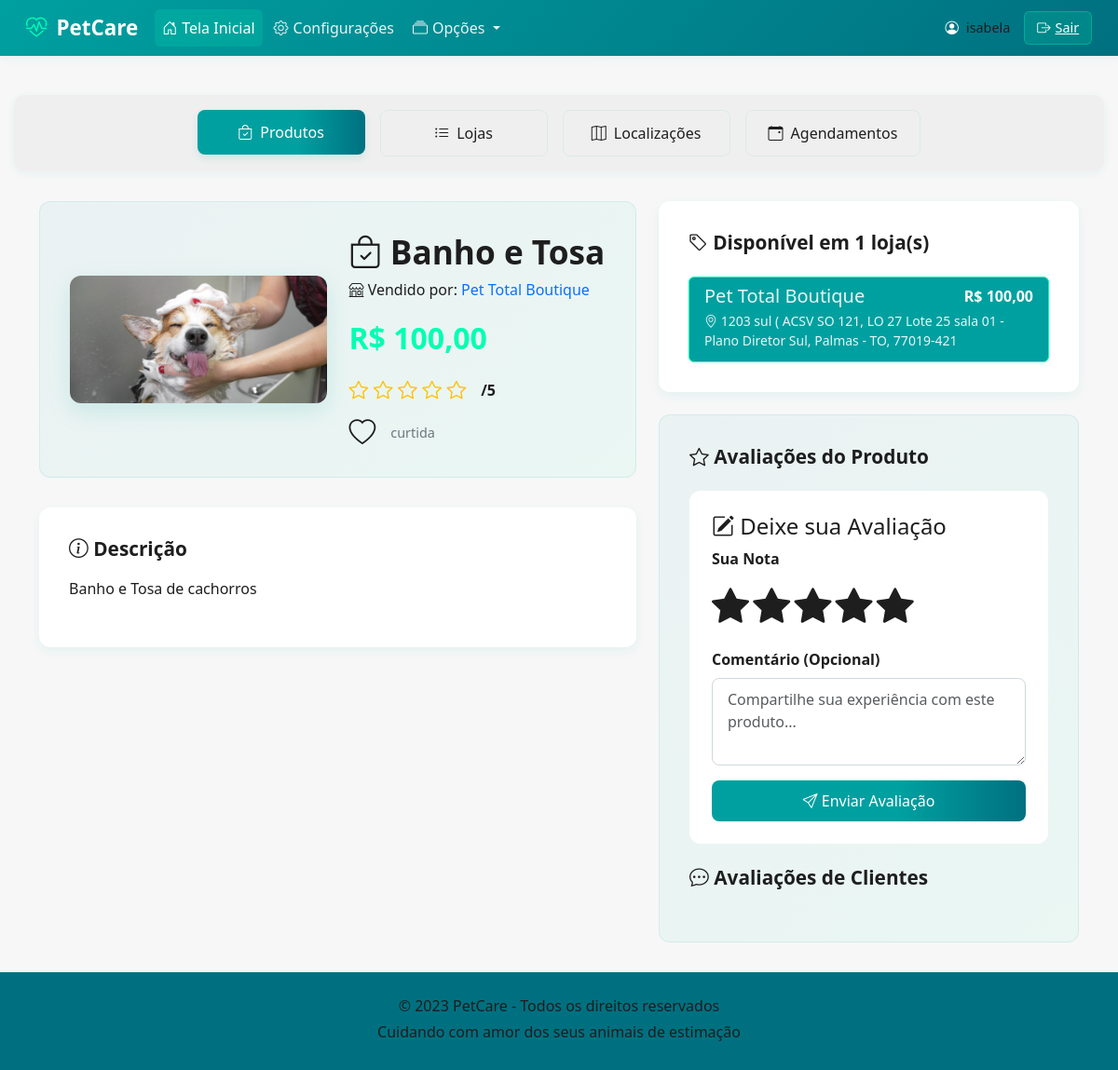
Screenshot of /produto/9/ (signed in) with the database file from the repository.
### produto/models.py (models this page shows, shortened)
class Produto(models.Model):
    loja = models.ForeignKey(Loja, on_delete=models.CASCADE, related_name='produtos')
    categoria = models.ForeignKey(Categoria, on_delete=models.SET_NULL, null=True, blank=True, related_name='produtos')
    nome = models.CharField(max_length=200)
    descricao = models.TextField(blank=True, null=True)
    preco = models.DecimalField(max_digits=10, decimal_places=2)
    estoque = models.PositiveIntegerField(default=0, help_text="Quantidade em estoque. Para serviços, pode ser 0.")
    disponivel = models.BooleanField(default=True)
    animal_destino = models.CharField(max_length=10, choices=ANIMAL_CHOICES, default='TODOS')
    porte_animal = models.CharField(max_length=10, choices=PORTE_CHOICES, default='TODOS', blank=True)
    idade_animal = models.CharField(max_length=10, choices=IDADE_CHOICES, default='TODOS', blank=True)
    foto = models.ImageField(
        upload_to='produtos_fotos/',
        blank=True,
        null=True,
        verbose_name="Foto do Produto"
    )
    class Meta:
        verbose_name = "Produto"
        verbose_name_plural = "Produtos"

### loja/models.py (models this page shows, shortened)
class Loja(models.Model):
    nome = models.CharField(max_length=100)
    endereco = models.CharField(max_length=255)
    telefone = models.CharField(max_length=20)
    horario_abertura = models.TimeField(default=time(9, 0))
    horario_fechamento = models.TimeField(default=time(18, 0))
    atendimento_emergencia = models.BooleanField(
        default=False,
        verbose_name="Atende Emergências (24h)"
    )
    descricao = models.TextField(
        blank=True,
        null=True,
        verbose_name="Descrição",
        help_text="Fale um pouco sobre a loja, seus serviços e diferenciais."
    )
    email = models.EmailField()
    website = models.URLField(blank=True, null=True)
    foto = models.ImageField(
        upload_to='loja/fotos/',
        blank=True,
        null=True,
        verbose_name="Foto da Loja"
    )
    avaliacao_media = models.FloatField(default=0)
    favoritada_por = models.ManyToManyField(User, related_name='lojas_favoritadas', blank=True)

### produto/views.py (the view)
# urls.py: path('<int:pk>/', ProdutoDetailView.as_view(), name='produto_detail'),
class ProdutoDetailView(LoginRequiredMixin, DetailView):
    model = Produto
    template_name = 'produto/produto_detail.html'
    context_object_name = 'produto'
    login_url = reverse_lazy('login')
    def get_context_data(self, **kwargs):
        context = super().get_context_data(**kwargs)
        produto_selecionado = self.get_object()
        ofertas = Produto.objects.filter(nome__iexact=produto_selecionado.nome, disponivel=True).order_by('preco')
        context['ofertas'] = ofertas
        return context

### templates/produto/produto_detail.html (shortened to what this page needs)
{% extends 'base.html' %}
{% load static %}
{% block css_local %}
<link href="{% static 'css/produto_form.css' %}" rel="stylesheet">
{% endblock %}
{% block conteudo %}
<div class="container mt-4">
    <div class="row g-4">
        <div class="col-lg-7">
            <div class="produto-header">
                <div class="row g-4 align-items-center">
                    <div class="col-md-6">
                        {% if produto.foto %}
                            <img src="{{ MEDIA_URL }}{{ produto.foto }}" class="produto-detail-img" alt="{{ produto.nome }}">
                        {% endif %}
                    </div>
                    <div class="col-md-6">
                        <h1><i class="bi bi-bag-check"></i> {{ produto.nome }}</h1>
                        <p class="loja-info">
                            <i class="bi bi-shop"></i>
                            Vendido por: <a href="{% url 'loja:loja_detail' produto.loja.pk %}" class="text-decoration-none">{{ produto.loja.nome }}</a>
                        </p>
                        <div class="preco-principal">R$ {{ produto.preco|floatformat:2 }}</div>
                        <div class="rating-section">
                            <div class="stars">
                                {% for i in "12345" %}
                                    {% if forloop.counter <= produto.avaliacao_media %}
                                        <i class="bi bi-star-fill text-warning"></i>
                                    {% elif forloop.counter|add:"-1" < produto.avaliacao_media %}
                                        <i class="bi bi-star-half text-warning"></i>
                                    {% else %}
                                        <i class="bi bi-star text-warning"></i>
                                    {% endif %}
                                {% endfor %}
                            </div>
                            <span class="valor">{{ produto.avaliacao_media|floatformat:1 }}/5</span>
                        </div>
                        {% if user.is_authenticated %}
                        <div class="curtidas-info">
                            <button type="button" class="btn-curtir-produto {% if curtido %}curtido{% endif %}"
                                    data-url="{% url 'produto:curtir' produto.id %}"
                                    data-csrf="{{ csrf_token }}"
                                    data-count-target="curtidas-count-{{ produto.id }}"
                                    title="Curtir produto">
                                <i class="bi {% if curtido %}bi-heart-fill{% else %}bi-heart{% endif %}"></i>
                            </button>
                            <span id="curtidas-count-{{ produto.id }}">{{ produto.curtido_por.count }}</span> curtida{{ produto.curtido_por.count|pluralize }}
                        </div>
                        {% endif %}
                    </div>
                </div>
            </div>
            <div class="descricao-section mt-4">
                <h3><i class="bi bi-info-circle"></i> Descrição</h3>
                <p>{{ produto.descricao|default:"Este produto não possui uma descrição detalhada." }}</p>
            </div>
        </div>
        <div class="col-lg-5">
            <div class="ofertas-section">
                <h3><i class="bi bi-tag"></i> Disponível em {{ ofertas.count }} loja(s)</h3>
                <div class="list-group">
                    {% for oferta in ofertas %}
                    <a href="{% url 'produto:produto_detail' pk=oferta.pk %}" class="list-group-item list-group-item-action {% if oferta.pk == produto.pk %}active{% endif %}">
                        <div class="d-flex w-100 justify-content-between">
                            <h5 class="mb-1 loja-nome">{{ oferta.loja.nome }}</h5>
                            <strong class="preco-oferta">R$ {{ oferta.preco|floatformat:2 }}</strong>
                        </div>
                        <p class="mb-1 small text-muted"><i class="bi bi-geo-alt"></i> {{ oferta.loja.endereco }}</p>
                    </a>
                    {% endfor %}
                </div>
            </div>
            <div class="avaliacoes-section mt-4">
                <h3><i class="bi bi-star"></i> Avaliações do Produto</h3>
                {% if user.is_authenticated %}
                    {% if ja_avaliou %}
                        <div class="alerta-ja-avaliou" style="background: #e6fffa; border-left: 4px solid var(--primary-color); padding: 1rem; border-radius: 8px; margin-bottom: 1.5rem;">
                            <strong><i class="bi bi-check-circle"></i> Obrigado!</strong> Você já avaliou este produto. Sua avaliação foi registrada com sucesso.
                        </div>
                    {% else %}
                        <div class="formulario-avaliacao">
                            <h4><i class="bi bi-pencil-square"></i> Deixe sua Avaliação</h4>
                            <form method="post" action="{% url 'produto:avaliar' produto.id %}" id="form-avaliacao-produto">
                                <div class="mb-3">
                                    <label class="form-label"><strong>Sua Nota</strong></label>
                                    <div class="rating mb-2" style="justify-content: center;">
                                        {% for i in "12345" %}
                                            <input type="radio" id="star-produto-{{ i }}" name="nota" value="{% widthratio forloop.counter 1 -1 as neg_counter %}{{ 6|add:neg_counter }}" class="d-none">
                                            <label for="star-produto-{{ i }}" class="star-label" style="cursor:pointer; font-size:2.5rem; order: {{ i }};" >
                                                <i class="bi bi-star-fill"></i>
                                            </label>
                                        {% endfor %}
                                    </div>
                                </div>
                                <div class="mb-3">
                                    <label for="comentario" class="form-label"><strong>Comentário (Opcional)</strong></label>
                                    <textarea name="comentario" id="comentario" class="form-control" placeholder="Compartilhe sua experiência com este produto..." rows="3"></textarea>
                                </div>
                                <button type="submit" class="btn btn-custom-primary w-100">
                                    <i class="bi bi-send"></i> Enviar Avaliação
                                </button>
                            </form>
                        </div>
                    {% endif %}
                {% else %}
                    <div class="alert alert-warning text-center">
                        <i class="bi bi-exclamation-triangle"></i>
                        Faça <a href="{% url 'login' %}" class="alert-link"><strong>login</strong></a> para avaliar este produto.
                    </div>
                {% endif %}
                <div class="mt-4">
                    <h4 style="font-size: 1.3rem; font-weight: 700; color: var(--primary-color); margin-bottom: 1.5rem;">
                        <i class="bi bi-chat-dots"></i> Avaliações de Clientes
                    </h4>
                </div>
            </div>
        </div>
    </div>
</div>
{% endblock %}

### templates/base.html (shortened to what this page needs)
<!DOCTYPE html>
<html lang="pt-br">
<head>
    {% load static %}
    <link href="{% static 'bootstrap-5.3.8-dist/css/bootstrap.min.css' %}" rel="stylesheet">
    <link href="https://cdn.jsdelivr.net/npm/@coreui/coreui@5.4.3/dist/css/coreui.min.css" rel="stylesheet">
    <link rel="stylesheet" href="https://cdn.jsdelivr.net/npm/bootstrap-icons@1.11.0/font/bootstrap-icons.css">
    <link href="{% static 'css/base.css' %}" rel="stylesheet">
    <link href="{% static 'css/padrao.css' %}" rel="stylesheet">
    {% block css_local %}{% endblock %}
</head>
<body class="{% if request.resolver_match.url_name == 'login' or request.resolver_match.url_name == 'cadastro' %}login-page{% endif %}">
    <nav class="navbar navbar-expand-lg navbar-dark fixed-top">
        <div class="container-fluid">
            <a class="navbar-brand" href="#">
                <i class="bi bi-heart-pulse"></i> PetCare
            </a>
            <div class="collapse navbar-collapse" id="navbarMain">
                <ul class="navbar-nav me-auto">
                    <li class="nav-item">
                        <a class="nav-link active" href="{% url 'produto:produto_list' %}">
                            <i class="bi bi-house-door"></i> Tela Inicial
                        </a>
                    </li>
                    <li class="nav-item">
                        <a class="nav-link" href="#">
                            <i class="bi bi-gear"></i> Configurações
                        </a>
                    </li>
                    <li class="nav-item dropdown">
                        <a class="nav-link dropdown-toggle" href="#" role="button" data-bs-toggle="dropdown" aria-expanded="false">
                            <i class="bi bi-collection"></i> Opções
                        </a>
                    </li>
                </ul>
                <div class="user-section">
                    {% if user.is_authenticated %}
                        <div class="user-info">
                            <i class="bi bi-person-circle"></i>
                            <span>{{ user.username }}</span>
                        </div>
                        <a href="{% url 'logout' %}" class="btn-logout"><i class="bi bi-box-arrow-right"></i> Sair</a>
                    {% else %}
                        <a href="{% url 'login' %}" class="btn btn-outline-light me-2">Entrar</a>
                        <a href="{% url 'cadastro' %}" class="btn btn-light">Cadastre-se</a>
                    {% endif %}
                </div>
            </div>
        </div>
    </nav>
    <main class="main-container">
        <div id="menu-superior">
            {% block menu_superior %}
                <section class="menu-section">
                    <ul class="nav nav-pills justify-content-center">
                        <li class="nav-item">
                            <a class="nav-link {% if request.resolver_match.url_name == 'produto_list' or request.resolver_match.url_name == 'produto_detail' %}active{% endif %}" href="{% url 'produto:produto_list' %}">
                                <i class="bi bi-bag-check"></i> Produtos
                            </a>
                        </li>
                        <li class="nav-item">
                            <a class="nav-link {% if request.resolver_match.url_name == 'loja_list' or request.resolver_match.url_name == 'loja_detail' %}active{% endif %}" href="{% url 'loja:loja_list' %}">
                                <i class="bi bi-list-ul"></i> Lojas
                            </a>
                        </li>
                        <li class="nav-item">
                            <a class="nav-link {% if request.resolver_match.url_name == 'mapa_view' %}active{% endif %}" href="#">
                                <i class="bi bi-map"></i> Localizações
                            </a>
                        </li>
                        <li class="nav-item">
                            <a class="nav-link disabled" href="#">
                                <i class="bi bi-calendar-event"></i> Agendamentos
                            </a>
                        </li>
                    </ul>
                </section>
            {% endblock %}
        </div>
        <section id="conteudo" class="content-section">
            {% block conteudo %}{% endblock %}
        </section>
    </main>
    <footer class="footer">
        <div class="container">
            <p>© 2023 PetCare - Todos os direitos reservados</p>
            <p>Cuidando com amor dos seus animais de estimação</p>
        </div>
    </footer>
</body>
</html>

### rows the page displays
Produto: foto (picture), nome "Banho e Tosa", loja.nome "Pet Total Boutique", preco "100,00", descricao "Banho e Tosa de cachorros", loja.endereco "1203 sul ( ACSV SO 121, LO 27 Lote 25 sala 01 - Plano Diretor Sul, Palmas - TO, 77019-421"

### other values shown
{{ user.username }} "isabela"
{{ ofertas.count }} "1"
